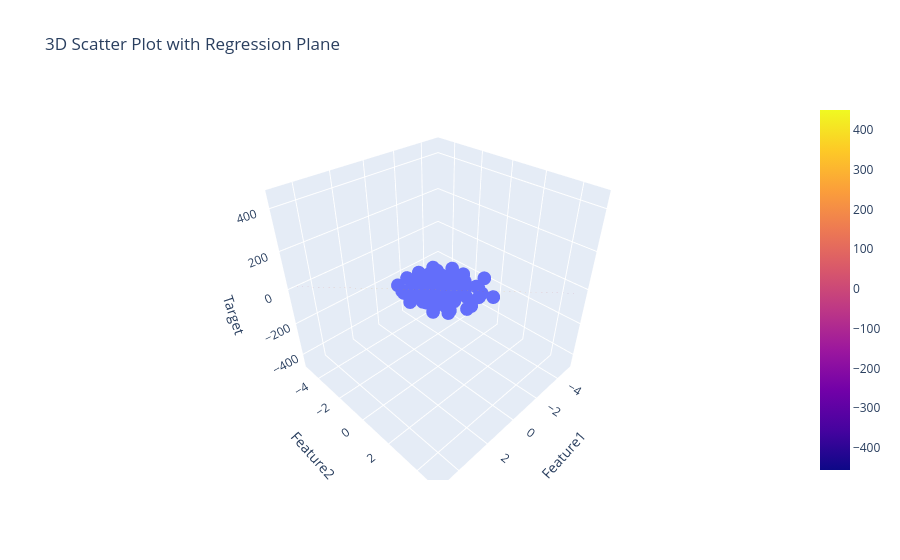

Here is the notebook cell this chart was saved with:
### Code cell
fig = px.scatter_3d(df,x='Feature1',y='Feature2',z='Target',title='3D Scatter Plot with Regression Plane')

fig.add_trace(go.Surface(x=x,y=y,z=z))
fig.show()
